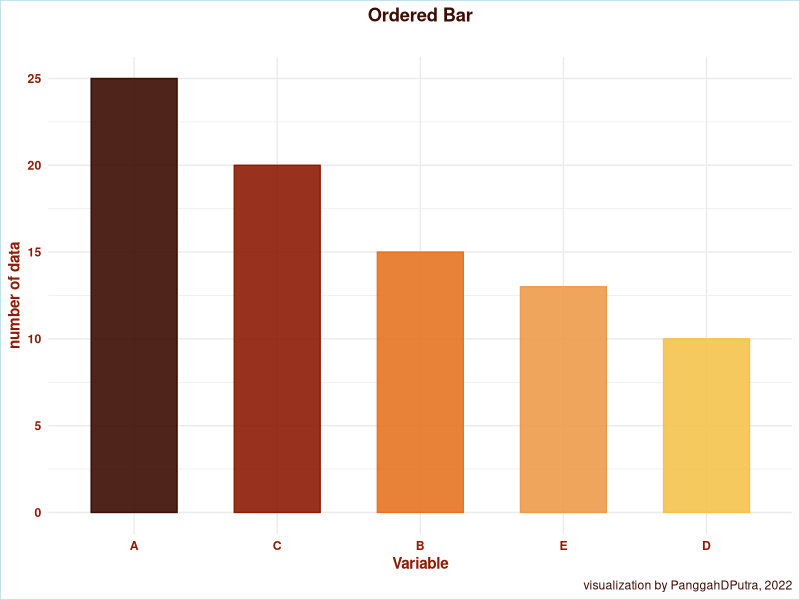
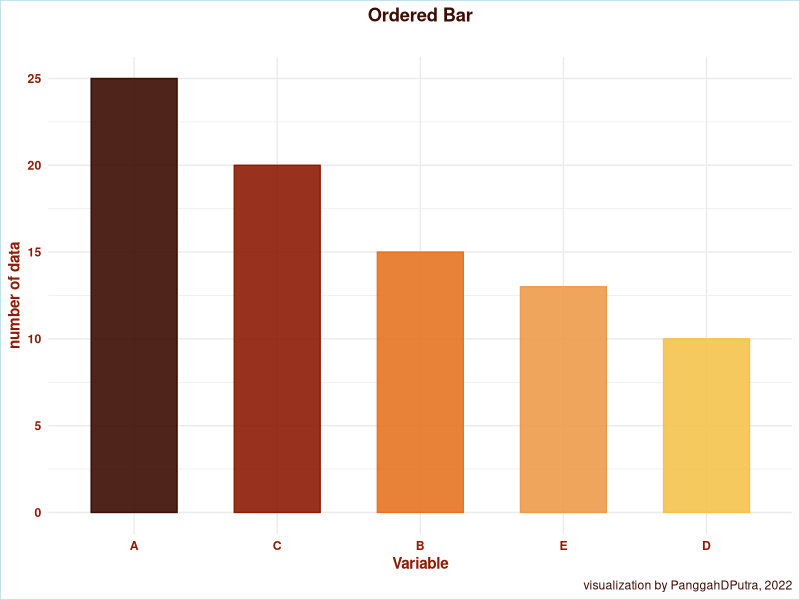
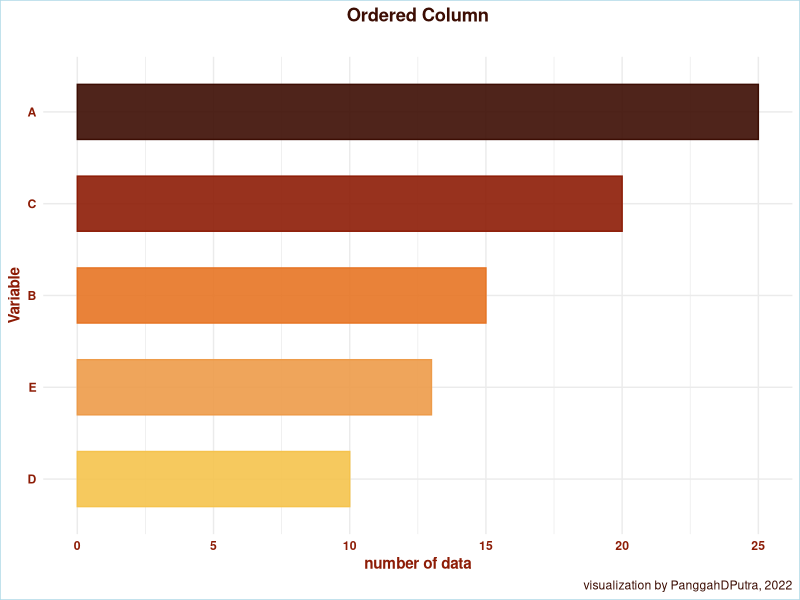
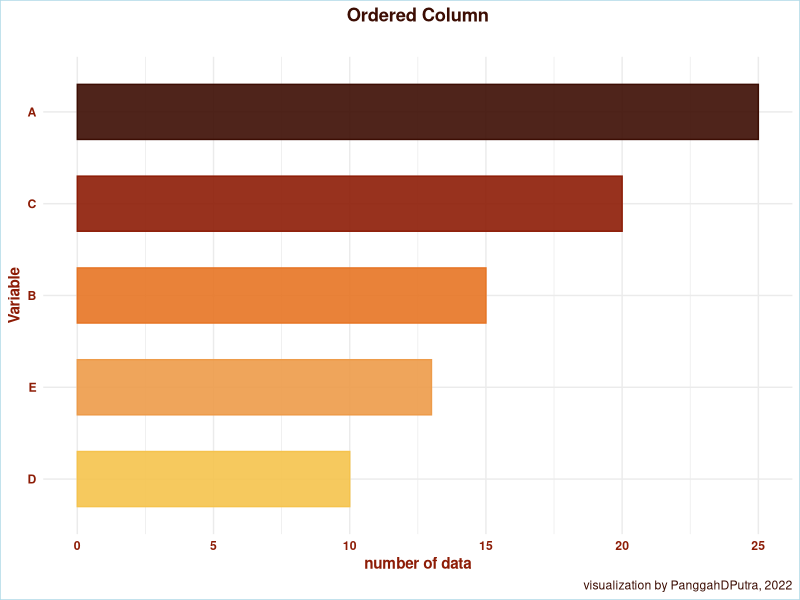

These charts were generated, in order, by the following R code:
# load packages
library(tidyverse)

# data preparation
set.seed(2000)
df1 = tibble(var = 'A', val = rnorm(n = 25, mean = 5.5, sd = 1.5))
df2 = tibble(var = 'B', val = rnorm(n = 15, mean = 4.5, sd = 1.0))
df3 = tibble(var = 'C', val = rnorm(n = 20, mean = 5.0, sd = 1.0))
df4 = tibble(var = 'D', val = rnorm(n = 10, mean = 4.0, sd = 0.5))
df5 = tibble(var = 'E', val = rnorm(n = 13, mean = 5.0, sd = 1.5))

main_df <- rbind(df1, df2, df3, df4, df5) %>%
  mutate(Variable = as_factor(var),
         value = round(val, 2)) %>%
  select(Variable, value)

palette_ranking <- c('#3c0d03',
                     '#8d1c06',
                     '#e67424',
                     '#ed9b49',
                     '#f5c34d')

theme_ranking <- theme_minimal() +
  theme(
    plot.title = element_text(color = '#3c0d03',
                              hjust = 0.5,
                              face = 'bold'),
    plot.subtitle = element_text(color = '#3c0d03',
                                 hjust = 0.5),
    plot.caption = element_text(color = '#3c0d03',
                                hjust = 1),
    axis.title = element_text(color = '#8d1c06',
                              face = 'bold'),
    axis.text = element_text(color = '#8d1c06',
                             face = 'bold'),
    panel.background = element_rect(fill = '#ffffff',
                                    color = NA),
    plot.background = element_rect(fill = '#ffffff',
                                   color = 'lightblue')
  )

# ordered_bar
ordered_bar <- main_df %>%
  group_by(Variable) %>%
  summarise(number_of_data = n()) %>%
  ggplot(aes(x = reorder(Variable, -number_of_data),
             y = number_of_data,
             color = reorder(Variable, -number_of_data),
             fill = reorder(Variable, -number_of_data))) +
  geom_col(alpha = .9, width = .6) +
  scale_color_manual(values = palette_ranking,
                     guide = 'none') +
  scale_fill_manual(values = palette_ranking,
                    guide = 'none') +
  theme_ranking +
  xlab('Variable') +
  ylab('number of data') +
  labs(title = 'Ordered Bar',
       subtitle = '',
       caption = 'visualization by PanggahDPutra, 2022')

ggsave("1_ordered_bar.png", plot(ordered_bar), width = 8, height = 5, dpi = 300)

# ordered_column_chart
ordered_column <- main_df %>%
  group_by(Variable) %>%
  summarise(number_of_data = n()) %>%
  ggplot(aes(x = number_of_data,
             y = reorder(Variable, number_of_data),
             color = reorder(Variable, -number_of_data),
             fill = reorder(Variable, -number_of_data))) +
  geom_col(alpha = .9, width = .6) +
  scale_color_manual(values = palette_ranking,
                     guide = 'none') +
  scale_fill_manual(values = palette_ranking,
                    guide = 'none') +
  theme_ranking +
  xlab('number of data') +
  ylab('Variable') +
  labs(title = 'Ordered Column',
       subtitle = '',
       caption = 'visualization by PanggahDPutra, 2022')

ggsave("2_ordered_column.png", plot(ordered_column), width = 8, height = 5, dpi = 300)